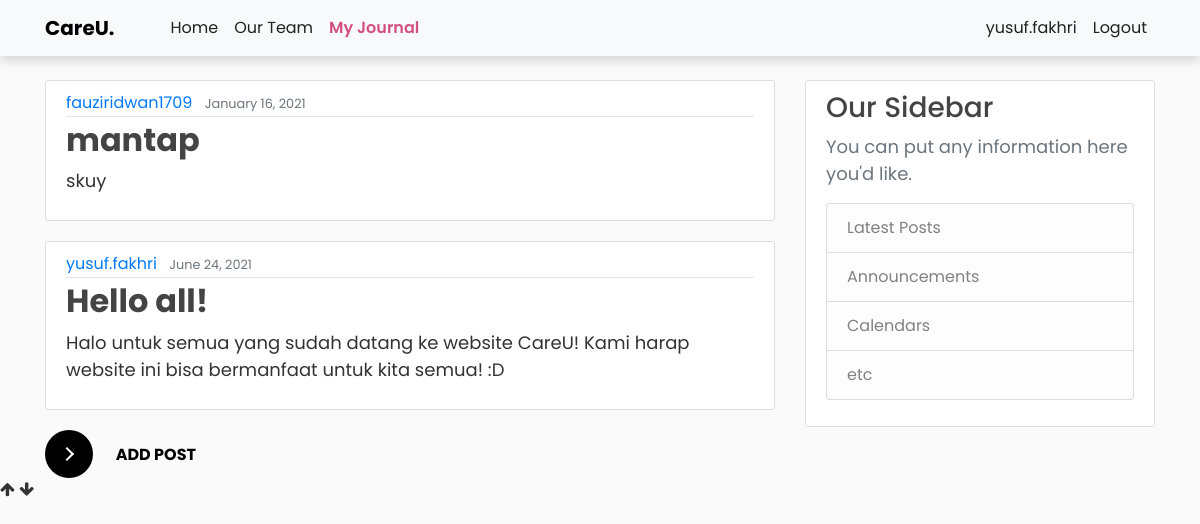
The app's page /post/ (signed in) with its own data.
### careu/models.py (models this page shows, shortened)
class Post(models.Model):
    title = models.CharField(max_length=100)
    content = models.TextField()
    date_posted = models.DateTimeField(default=timezone.now)
    author = models.ForeignKey(User, on_delete=models.CASCADE)

### careu/views.py (the view)
# urls.py: 2. Add a URL to urlpatterns:  path('', views.home, name='home')
def home(request):
    context = {
        'posts': Post.objects.all() # pylint: disable=no-member
    }
    return render(request, 'home.html', context)

### careu/templates/home.html (shortened to what this page needs)
{% extends "base.html" %}
{% load static %}
{% block content %}
<!DOCTYPE html>
<html>
<body>
      <main role="main" class="container">
        <div class="row">
          <div class="col-md-8">
              {% for post in posts %}
              <article class="media content-section">
                  <div class="media-body">
                  <div class="article-metadata">
                      <a class="mr-2" href="#">{{ post.author }}</a>
                      <small class="text-muted">{{ post.date_posted|date:"F d, Y" }}</small>
                  </div>
                  <h2><a class="article-title" href="{% url 'journal-detail' post.id %}">{{ post.title }}</a></h2>
                  <p class="article-content">{{ post.content }}</p>
                  </div>
              </article>
          {% endfor %}
          <a href="{% url 'journal-create' %}">
            <div id="container">
                <button class="learn-more">
        <span class="circle" aria-hidden="true">
          <span class="icon arrow"></span>
        </span>
        <span class="button-text">Add Post</span>
      </button>
            </div>
        </a>
          </div>
          <div class="col-md-4">
            <div class="content-section">
              <h3>Our Sidebar</h3>
              <p class='text-muted'>You can put any information here you'd like.
                <ul class="list-group">
                  <li class="list-group-item list-group-item-light">Latest Posts</li>
                  <li class="list-group-item list-group-item-light">Announcements</li>
                  <li class="list-group-item list-group-item-light">Calendars</li>
                  <li class="list-group-item list-group-item-light">etc</li>
                </ul>
              </p>
            </div>
          </div>
        </div>
      </main>
</body>
</html>
{% endblock content %}

### careu/templates/base.html (shortened to what this page needs)
{% load static %} {% url 'home-base' as home %} {% url 'team-base' as team %} {% url 'journal-home' as journal %} {% url 'login_view' as login %} {% url 'logout_view' as logout %}
<!DOCTYPE html>
<html>
<head>
    <link rel="stylesheet" href="https://maxcdn.bootstrapcdn.com/bootstrap/4.0.0/css/bootstrap.min.css">
    <link rel="stylesheet" type="text/css" href="{% static 'careu/main.css' %}" />
    <link rel="stylesheet" type="text/css" href="{% static 'careu/fauzi.css' %}" />
    <link rel="stylesheet/less" type="text/css" href="styles.less" />
</head>
<body>
    <header style="background-color: white;color: #fff;" class="site-header fixed-top">
        <nav style="align-items: center;box-shadow: 0px 5px 10px #00000024;" class="navbar navbar-expand-sm fixed-top bg-light">
            <div style="align-items: center;" class="container">
                <a class="navbar-brand mr-4" href="{% url 'home-base' %}">CareU.</a>
                <button class="navbar-toggle" type="button" data-toggle="collapse" data-target="#navbarToggle" aria-controls="navbarToggle" aria-expanded="true" aria-label="Toggle navigation">
          <span class="navbar-toggler-icon icon-bar" ></span>
          </button>
                <div class="collapse navbar-collapse" id="navbarToggle">
                    <div class="navbar-nav mr-auto">
                        <a class="nav-item nav-link {% if request.path == home %} active {% endif %}" href="{{ home }}">Home</a>
                        <a class="nav-item nav-link {% if request.path == team %} active {% endif %}" href="{{ team }}">Our Team</a>
                        <a class="nav-item nav-link {% if request.path == journal %} active {% endif %}" href="{{ journal }}">My Journal</a>
                    </div>
                    <div class="navbar-nav mr">
                         {% if request.user.is_authenticated %}
                        <a class="nav-item nav-link" href="/profile/{{user.username}}">{{user.username}}</a>
                        <a class="nav-item nav-link {% if request.path == logout %} active {% endif %}" href="{{ logout }}">Logout</a> {% endif %}
                    </div>
                </div>
            </div>
        </nav>
    </header>
    <div class="koko">
        {% block content %}{% endblock %}
    </div>
    <a id="myTopBtn" onclick="downFunction()" class="float-btn float-btn-right">
        <i class="fa fa-arrow-up float-icon"></i>
    </a>
    <a id="myDownBtn" onclick="topFunction()" class="float-btn float-btn-left">
        <i class="fa fa-arrow-down float-icon"></i>
    </a>
</body>
</html>

### careu/static/careu/main.css (style rules this page uses)
body { background: #fafafa; color: #333333; margin-top: 5rem; font-family: 'Poppins'; }
h1, h2 { color: #101010; font-weight: bold; font-family: 'Poppins'; }
h3, h4, h5, h6 { color: #444444; font-family: 'Poppins'; }
ul { margin: 0; }
.site-header .navbar-nav .nav-link { color: #222222; transform: 0.3s; }
.site-header .navbar-nav .nav-link.active { font-weight: 600; color: #D34F81; transform: 0.3s; }
.content-section { background: #ffffff; padding: 10px 20px; border: 1px solid #dddddd; border-radius: 3px; margin-bottom: 20px; }
.article-title { color: #444444; }
.article-content { white-space: pre-line; }
.article-metadata { padding-bottom: 1px; margin-bottom: 4px; border-bottom: 1px solid #e3e3e3 }

### careu/static/careu/fauzi.css (style rules this page uses)
p { font-size: 18px; }
.navbar-brand { color: black; font-weight: bold; transition: 0.3s; }
* { box-sizing: border-box; }
*::before, *::after { box-sizing: border-box; }
button { position: relative; display: inline-block; cursor: pointer; outline: none; border: 0; vertical-align: middle; text-decoration: none; background: transparent; padding: 0; font-size: inherit; font-family: inherit; }
button.learn-more { width: 12rem; height: auto; }
button.learn-more .circle { -webkit-transition: all 0.45s cubic-bezier(0.65, 0, 0.076, 1); transition: all 0.45s cubic-bezier(0.65, 0, 0.076, 1); position: relative; display: block; margin: 0; width: 3rem; height: 3rem; background: #000; border-radius: 1.625rem; }
button.learn-more .circle .icon { -webkit-transition: all 0.45s cubic-bezier(0.65, 0, 0.076, 1); transition: all 0.45s cubic-bezier(0.65, 0, 0.076, 1); position: absolute; top: 0; bottom: 0; margin: auto; background: #000; }
button.learn-more .circle .icon.arrow { -webkit-transition: all 0.45s cubic-bezier(0.65, 0, 0.076, 1); transition: all 0.45s cubic-bezier(0.65, 0, 0.076, 1); left: 0.625rem; width: 1.125rem; height: 0.125rem; background: none; }
button.learn-more .circle .icon.arrow::before { position: absolute; content: ''; top: -0.25rem; right: 0.0625rem; width: 0.625rem; height: 0.625rem; border-top: 0.125rem solid #fff; border-right: 0.125rem solid #fff; -webkit-transform: rotate(45deg); transform: rotate(45deg); }
button.learn-more .button-text { -webkit-transition: all 0.45s cubic-bezier(0.65, 0, 0.076, 1); transition: all 0.45s cubic-bezier(0.65, 0, 0.076, 1); position: absolute; top: 0; left: 0; right: 0; bottom: 0; padding: 0.75rem 0; margin: 0 0 0 1.85rem; color: #000; font-weight: 700; line-height: 1.6; text-align: center; text-transform: uppercase; }

### records on screen
Post: author "fauziridwan1709", date_posted "January 16, 2021", title "mantap", content "skuy"
Post: author "yusuf.fakhri", date_posted "June 24, 2021", title "Hello all!", content "Halo untuk semua yang sudah datang ke website CareU! Kami harap website ini bisa bermanfaat untuk kita semua! :D"

### other values on screen
{{ user.username }} "yusuf.fakhri"
